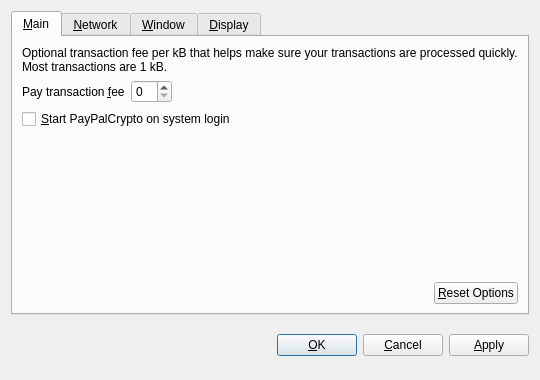
<?xml version="1.0" encoding="UTF-8"?>
<ui version="4.0">
 <class>OptionsDialog</class>
 <widget class="QDialog" name="OptionsDialog">
  <property name="geometry">
   <rect>
    <x>0</x>
    <y>0</y>
    <width>540</width>
    <height>380</height>
   </rect>
  </property>
  <property name="windowTitle">
   <string>Options</string>
  </property>
  <property name="modal">
   <bool>true</bool>
  </property>
  <layout class="QVBoxLayout" name="verticalLayout">
   <item>
    <widget class="QTabWidget" name="tabWidget">
     <property name="tabPosition">
      <enum>QTabWidget::North</enum>
     </property>
     <property name="currentIndex">
      <number>0</number>
     </property>
     <widget class="QWidget" name="tabMain">
      <attribute name="title">
       <string>&amp;Main</string>
      </attribute>
      <layout class="QVBoxLayout" name="verticalLayout_Main">
       <item>
        <widget class="QLabel" name="transactionFeeInfoLabel">
         <property name="text">
          <string>Optional transaction fee per kB that helps make sure your transactions are processed quickly. Most transactions are 1 kB.</string>
         </property>
         <property name="textFormat">
          <enum>Qt::PlainText</enum>
         </property>
         <property name="wordWrap">
          <bool>true</bool>
         </property>
        </widget>
       </item>
       <item>
        <layout class="QHBoxLayout" name="horizontalLayout_1_Main">
         <item>
          <widget class="QLabel" name="transactionFeeLabel">
           <property name="text">
            <string>Pay transaction &amp;fee</string>
           </property>
           <property name="textFormat">
            <enum>Qt::PlainText</enum>
           </property>
           <property name="buddy">
            <cstring>transactionFee</cstring>
           </property>
          </widget>
         </item>
         <item>
          <widget class="BitcoinAmountField" name="transactionFee"/>
         </item>
         <item>
          <spacer name="horizontalSpacer_1_Main">
           <property name="orientation">
            <enum>Qt::Horizontal</enum>
           </property>
           <property name="sizeHint" stdset="0">
            <size>
             <width>40</width>
             <height>20</height>
            </size>
           </property>
          </spacer>
         </item>
        </layout>
       </item>
       <item>
        <widget class="QCheckBox" name="bitcoinAtStartup">
         <property name="toolTip">
          <string>Automatically start PayPalCrypto after logging in to the system.</string>
         </property>
         <property name="text">
          <string>&amp;Start PayPalCrypto on system login</string>
         </property>
        </widget>
       </item>
       <item>
        <spacer name="verticalSpacer_Main">
         <property name="orientation">
          <enum>Qt::Vertical</enum>
         </property>
         <property name="sizeHint" stdset="0">
          <size>
           <width>20</width>
           <height>40</height>
          </size>
         </property>
        </spacer>
       </item>
       <item>
        <layout class="QHBoxLayout" name="horizontalLayout_2_Main">
         <item>
          <spacer name="horizontalSpacer_2_Main">
           <property name="orientation">
            <enum>Qt::Horizontal</enum>
           </property>
           <property name="sizeHint" stdset="0">
            <size>
             <width>40</width>
             <height>20</height>
            </size>
           </property>
          </spacer>
         </item>
         <item>
          <widget class="QPushButton" name="resetButton">
           <property name="toolTip">
            <string>Reset all client options to default.</string>
           </property>
           <property name="text">
            <string>&amp;Reset Options</string>
           </property>
           <property name="autoDefault">
            <bool>false</bool>
           </property>
          </widget>
         </item>
        </layout>
       </item>
      </layout>
     </widget>
     <widget class="QWidget" name="tabNetwork">
      <attribute name="title">
       <string>&amp;Network</string>
      </attribute>
      <layout class="QVBoxLayout" name="verticalLayout_Network">
       <item>
        <widget class="QCheckBox" name="mapPortUpnp">
         <property name="toolTip">
          <string>Automatically open the PayPalCrypto client port on the router. This only works when your router supports UPnP and it is enabled.</string>
         </property>
         <property name="text">
          <string>Map port using &amp;UPnP</string>
         </property>
        </widget>
       </item>
       <item>
        <widget class="QCheckBox" name="connectSocks">
         <property name="toolTip">
          <string>Connect to the PayPalCrypto network through a SOCKS proxy (e.g. when connecting through Tor).</string>
         </property>
         <property name="text">
          <string>&amp;Connect through SOCKS proxy:</string>
         </property>
        </widget>
       </item>
       <item>
        <layout class="QHBoxLayout" name="horizontalLayout_Network">
         <item>
          <widget class="QLabel" name="proxyIpLabel">
           <property name="text">
            <string>Proxy &amp;IP:</string>
           </property>
           <property name="textFormat">
            <enum>Qt::PlainText</enum>
           </property>
           <property name="buddy">
            <cstring>proxyIp</cstring>
           </property>
          </widget>
         </item>
         <item>
          <widget class="QValidatedLineEdit" name="proxyIp">
           <property name="maximumSize">
            <size>
             <width>140</width>
             <height>16777215</height>
            </size>
           </property>
           <property name="toolTip">
            <string>IP address of the proxy (e.g. 127.0.0.1)</string>
           </property>
          </widget>
         </item>
         <item>
          <widget class="QLabel" name="proxyPortLabel">
           <property name="text">
            <string>&amp;Port:</string>
           </property>
           <property name="textFormat">
            <enum>Qt::PlainText</enum>
           </property>
           <property name="buddy">
            <cstring>proxyPort</cstring>
           </property>
          </widget>
         </item>
         <item>
          <widget class="QLineEdit" name="proxyPort">
           <property name="maximumSize">
            <size>
             <width>55</width>
             <height>16777215</height>
            </size>
           </property>
           <property name="toolTip">
            <string>Port of the proxy (e.g. 9050)</string>
           </property>
          </widget>
         </item>
         <item>
          <widget class="QLabel" name="socksVersionLabel">
           <property name="text">
            <string>SOCKS &amp;Version:</string>
           </property>
           <property name="textFormat">
            <enum>Qt::PlainText</enum>
           </property>
           <property name="buddy">
            <cstring>socksVersion</cstring>
           </property>
          </widget>
         </item>
         <item>
          <widget class="QValueComboBox" name="socksVersion">
           <property name="toolTip">
            <string>SOCKS version of the proxy (e.g. 5)</string>
           </property>
          </widget>
         </item>
         <item>
          <spacer name="horizontalSpacer_Network">
           <property name="orientation">
            <enum>Qt::Horizontal</enum>
           </property>
           <property name="sizeHint" stdset="0">
            <size>
             <width>40</width>
             <height>20</height>
            </size>
           </property>
          </spacer>
         </item>
        </layout>
       </item>
       <item>
        <spacer name="verticalSpacer_Network">
         <property name="orientation">
          <enum>Qt::Vertical</enum>
         </property>
         <property name="sizeHint" stdset="0">
          <size>
           <width>20</width>
           <height>40</height>
          </size>
         </property>
        </spacer>
       </item>
      </layout>
     </widget>
     <widget class="QWidget" name="tabWindow">
      <attribute name="title">
       <string>&amp;Window</string>
      </attribute>
      <layout class="QVBoxLayout" name="verticalLayout_Window">
       <item>
        <widget class="QCheckBox" name="minimizeToTray">
         <property name="toolTip">
          <string>Show only a tray icon after minimizing the window.</string>
         </property>
         <property name="text">
          <string>&amp;Minimize to the tray instead of the taskbar</string>
         </property>
        </widget>
       </item>
       <item>
        <widget class="QCheckBox" name="minimizeOnClose">
         <property name="toolTip">
          <string>Minimize instead of exit the application when the window is closed. When this option is enabled, the application will be closed only after selecting Quit in the menu.</string>
         </property>
         <property name="text">
          <string>M&amp;inimize on close</string>
         </property>
        </widget>
       </item>
       <item>
        <spacer name="verticalSpacer_Window">
         <property name="orientation">
          <enum>Qt::Vertical</enum>
         </property>
         <property name="sizeHint" stdset="0">
          <size>
           <width>20</width>
           <height>40</height>
          </size>
         </property>
        </spacer>
       </item>
      </layout>
     </widget>
     <widget class="QWidget" name="tabDisplay">
      <attribute name="title">
       <string>&amp;Display</string>
      </attribute>
      <layout class="QVBoxLayout" name="verticalLayout_Display">
       <item>
        <layout class="QHBoxLayout" name="horizontalLayout_1_Display">
         <item>
          <widget class="QLabel" name="langLabel">
           <property name="text">
            <string>User Interface &amp;language:</string>
           </property>
           <property name="textFormat">
            <enum>Qt::PlainText</enum>
           </property>
           <property name="buddy">
            <cstring>lang</cstring>
           </property>
          </widget>
         </item>
         <item>
          <widget class="QValueComboBox" name="lang">
           <property name="toolTip">
            <string>The user interface language can be set here. This setting will take effect after restarting PayPalCrypto.</string>
           </property>
          </widget>
         </item>
        </layout>
       </item>
       <item>
        <layout class="QHBoxLayout" name="horizontalLayout_2_Display">
         <item>
          <widget class="QLabel" name="unitLabel">
           <property name="text">
            <string>&amp;Unit to show amounts in:</string>
           </property>
           <property name="textFormat">
            <enum>Qt::PlainText</enum>
           </property>
           <property name="buddy">
            <cstring>unit</cstring>
           </property>
          </widget>
         </item>
         <item>
          <widget class="QValueComboBox" name="unit">
           <property name="toolTip">
            <string>Choose the default subdivision unit to show in the interface and when sending coins.</string>
           </property>
          </widget>
         </item>
        </layout>
       </item>
       <item>
        <widget class="QCheckBox" name="displayAddresses">
         <property name="toolTip">
          <string>Whether to show PayPalCrypto addresses in the transaction list or not.</string>
         </property>
         <property name="text">
          <string>&amp;Display addresses in transaction list</string>
         </property>
        </widget>
       </item>
       <item>
        <spacer name="verticalSpacer_Display">
         <property name="orientation">
          <enum>Qt::Vertical</enum>
         </property>
         <property name="sizeHint" stdset="0">
          <size>
           <width>20</width>
           <height>40</height>
          </size>
         </property>
        </spacer>
       </item>
      </layout>
     </widget>
    </widget>
   </item>
   <item>
    <layout class="QHBoxLayout" name="horizontalLayout_Buttons">
     <item>
      <spacer name="horizontalSpacer_1">
       <property name="orientation">
        <enum>Qt::Horizontal</enum>
       </property>
       <property name="sizeHint" stdset="0">
        <size>
         <width>40</width>
         <height>48</height>
        </size>
       </property>
      </spacer>
     </item>
     <item>
      <widget class="QLabel" name="statusLabel">
       <property name="font">
        <font>
         <weight>75</weight>
         <bold>true</bold>
        </font>
       </property>
       <property name="text">
        <string/>
       </property>
       <property name="textFormat">
        <enum>Qt::PlainText</enum>
       </property>
       <property name="wordWrap">
        <bool>true</bool>
       </property>
      </widget>
     </item>
     <item>
      <spacer name="horizontalSpacer_2">
       <property name="orientation">
        <enum>Qt::Horizontal</enum>
       </property>
       <property name="sizeHint" stdset="0">
        <size>
         <width>40</width>
         <height>48</height>
        </size>
       </property>
      </spacer>
     </item>
     <item>
      <widget class="QPushButton" name="okButton">
       <property name="text">
        <string>&amp;OK</string>
       </property>
      </widget>
     </item>
     <item>
      <widget class="QPushButton" name="cancelButton">
       <property name="text">
        <string>&amp;Cancel</string>
       </property>
       <property name="autoDefault">
        <bool>false</bool>
       </property>
      </widget>
     </item>
     <item>
      <widget class="QPushButton" name="applyButton">
       <property name="text">
        <string>&amp;Apply</string>
       </property>
       <property name="autoDefault">
        <bool>false</bool>
       </property>
      </widget>
     </item>
    </layout>
   </item>
  </layout>
 </widget>
 <customwidgets>
  <customwidget>
   <class>BitcoinAmountField</class>
   <extends>QSpinBox</extends>
   <header>bitcoinamountfield.h</header>
  </customwidget>
  <customwidget>
   <class>QValueComboBox</class>
   <extends>QComboBox</extends>
   <header>qvaluecombobox.h</header>
  </customwidget>
  <customwidget>
   <class>QValidatedLineEdit</class>
   <extends>QLineEdit</extends>
   <header>qvalidatedlineedit.h</header>
  </customwidget>
 </customwidgets>
 <resources/>
 <connections/>
</ui>
